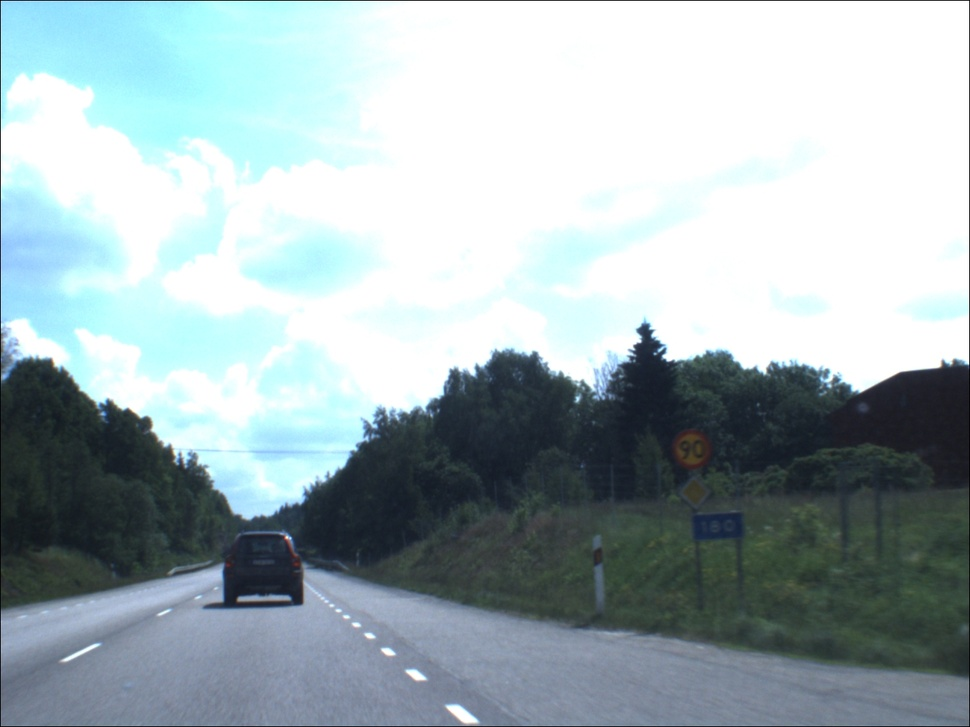
#> input picture t1.jpg, 970 x 727 px, shrunk from 1280 x 960 before the run
$ python image_plot_utilities.py t1.jpg
#> lines starting #> are read from the running program, lines starting #| are printed output that depends on the picture
import cv2
import numpy as np
import math as m
from matplotlib import pyplot as plt


def plot_pics( image_list, num_in_col=2, title_list=[]):
    '''
    Create a tabular plot of the images in the list.  The number of
    columns, defaulting to 2, is given by the second argument and the
    optional titles associated with the images are given in the third.
    '''
    if len(image_list) == 0: return
    if len(image_list[0].shape) == 2:
        plt.gray()
    num_rows = int( m.ceil(len(image_list)/float(num_in_col)))
    '''
    if num_in_col > 2:
        plt.figure(figsize(10,10))
    else:
        plt.figure(figsize(15,15))
    '''
    for i in range(len(image_list)):
        im = image_list[i]
        #print num_rows, num_in_col, i+1
        plt.subplot(num_rows, num_in_col, i+1)
        plt.imshow(im)
        if i < len(title_list):
            plt.title(title_list[i])
        plt.xticks([]), plt.yticks([])
    plt.show()


def show_with_pixel_values(im):
    '''
    Create a plot of a single image so that pixel intensity or color
    values are shown as the mouse is moved over the image.
    '''
    fig, ax = plt.subplots()
    ax.imshow(im)
    numrows, numcols = im.shape[0], im.shape[1]
    if len(im.shape) == 3:
        plt.gray()

    def format_coord(x, y):
        col = int(x+0.5)
        row = int(y+0.5)
        if col>=0 and col<numcols and row>=0 and row<numrows:
            z = im[row,col]
            if type(z) is np.ndarray:    # color image
                return '(%d,%d): [%d,%d,%d]' %(col, row, int(z[0]), int(z[1]), int(z[2]))
            else:                        # grayscale image
                return '(%d,%d): %d' %(x, y, int(z))
        else:
            return '(%d,%d)' %(x, y)

    ax.format_coord = format_coord
    plt.show()


def show_gray_image_with_lines( im, x1, y1,x2, y2 ):
    '''
    Show an image with line segments drawn on top of it.  Each of
    x1,y1, x2,y2 are assumed (without checking) to be the same length
    and each entry determines the endpoints of a line segment to be
    drawn on the image.
    '''
    plt.gray()
    plt.imshow(im)
    for i in range(len(x1)):
        x_list = [ x1[i], x2[i] ]
        y_list = [ y1[i], y2[i] ]
        plt.plot(x_list, y_list)
    plt.show()


if __name__ == "__main__":
    import sys
    img_list = []
    name_list = []
    for im_name in sys.argv[1:]:
        im = cv2.imread(im_name)
#> im is the input picture: shape (727, 970, 3); mean B, G, R 179.9, 175.9, 160.6
        if len(im.shape) == 3:
            im = cv2.cvtColor(im, cv2.COLOR_BGR2RGB)
            img_list.append( im )
            name_list.append( im_name )
    #print name_list
    num_in_col = 2
    plot_pics( img_list, num_in_col, name_list )
#> in plot_pics, `num_rows = int( m.ceil(len(image_list)/float(num_in_col)))`: num_rows = 1
#> the loop in plot_pics, `for i in range(len(image_list)):` made 1 pass


    show_with_pixel_values( img_list[0] )
    gray_im = cv2.cvtColor(img_list[0], cv2.COLOR_RGB2GRAY )
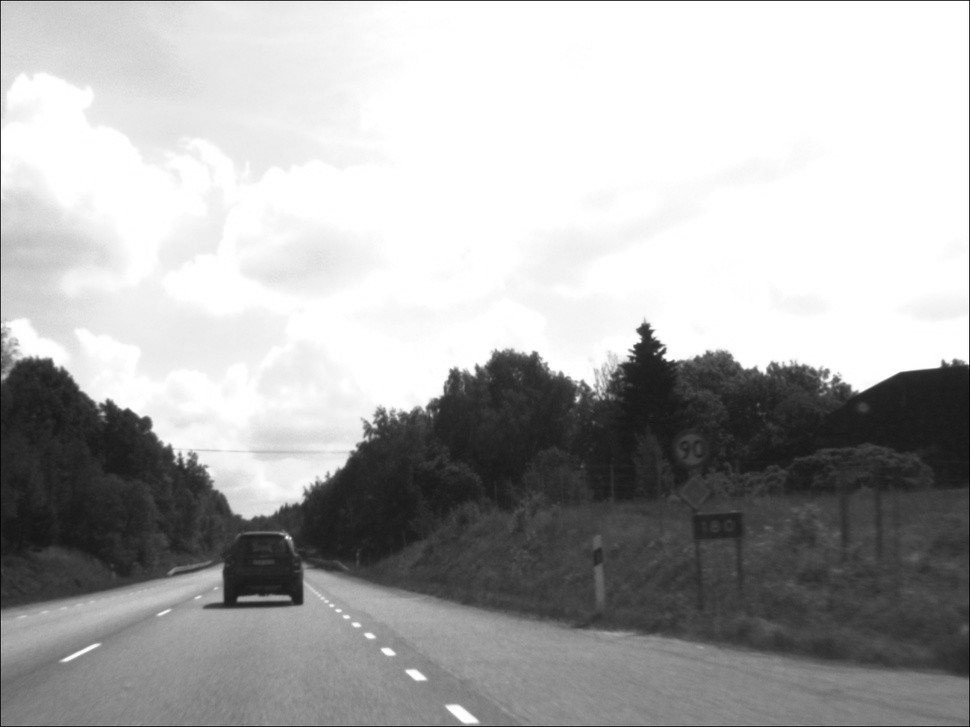
#> gray_im: shape (727, 970); min 5, max 255, mean 171.8
    show_with_pixel_values( gray_im )


$ run again, on t3.jpg
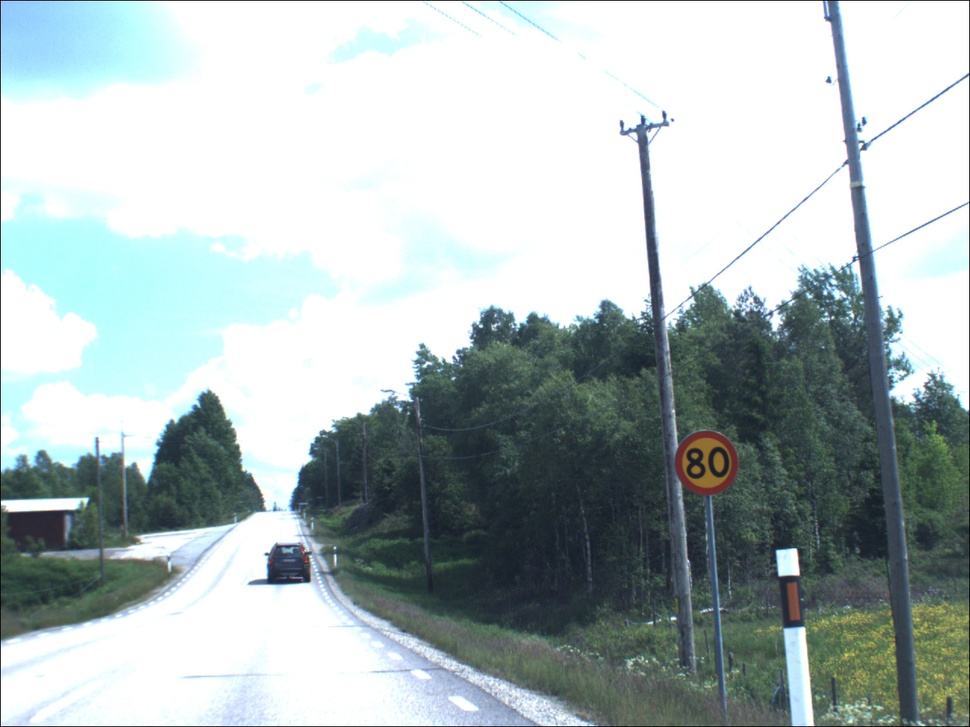
#> input picture t3.jpg, 970 x 727 px, shrunk from 1280 x 960 before the run
#> im is the input picture: shape (727, 970, 3); mean B, G, R 184, 183.6, 171.6
#> num_rows = 1
#> the loop in plot_pics, `for i in range(len(image_list)):` made 1 pass
#> `gray_im = cv2.cvtColor(img_list[0], cv2.COLOR_RGB2GRAY )`:
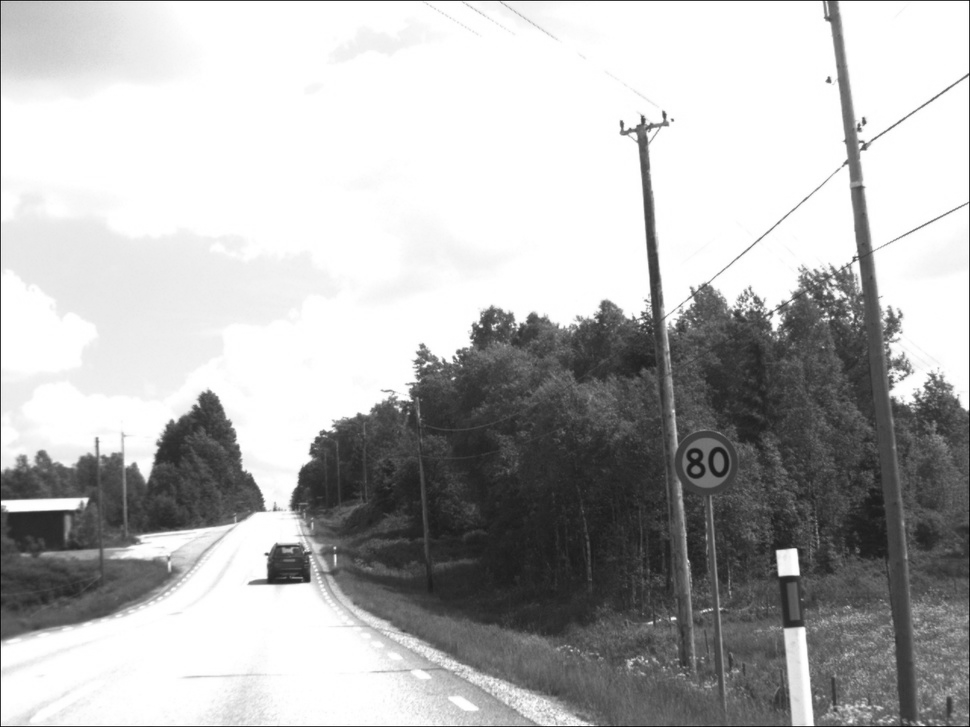
#> gray_im: shape (727, 970); min 6, max 255, mean 180.1

$ run again, on t4.jpg
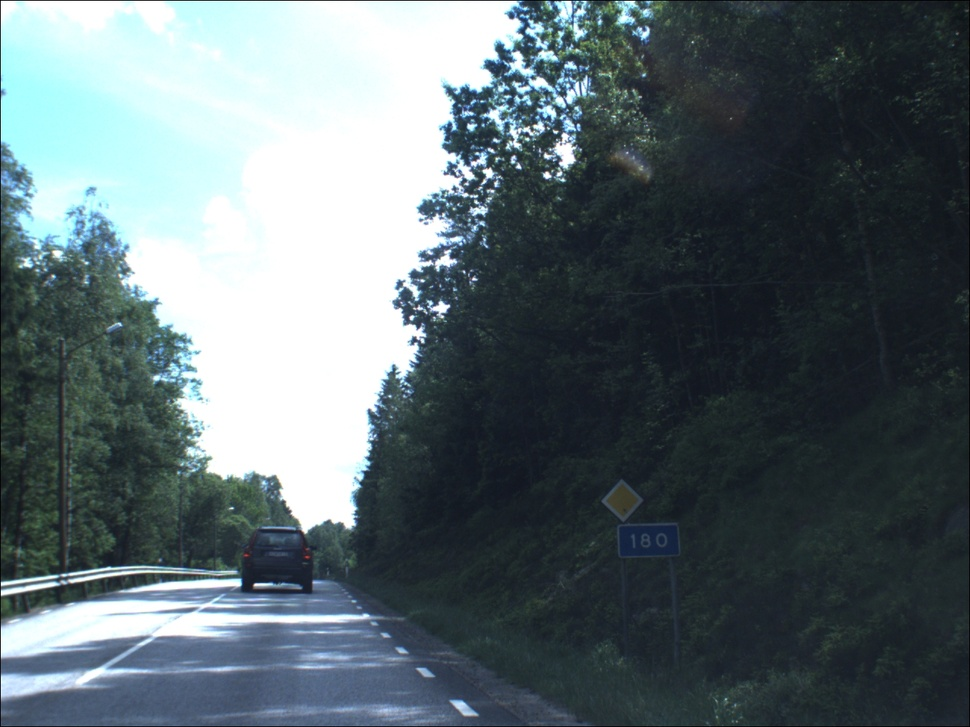
#> input picture t4.jpg, 970 x 727 px, shrunk from 1280 x 960 before the run
#> im is the input picture: shape (727, 970, 3); mean B, G, R 110.1, 105.3, 91.9
#> num_rows = 1
#> the loop in plot_pics, `for i in range(len(image_list)):` made 1 pass
#> `gray_im = cv2.cvtColor(img_list[0], cv2.COLOR_RGB2GRAY )`:
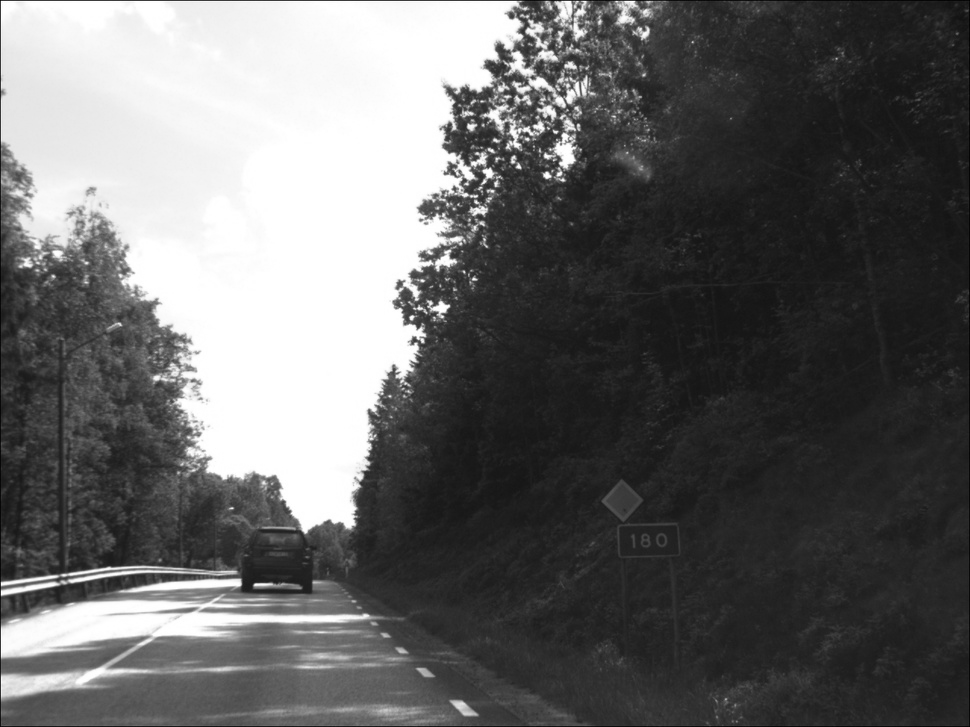
#> gray_im: shape (727, 970); min 0, max 255, mean 101.9

$ run again, on t5.jpg
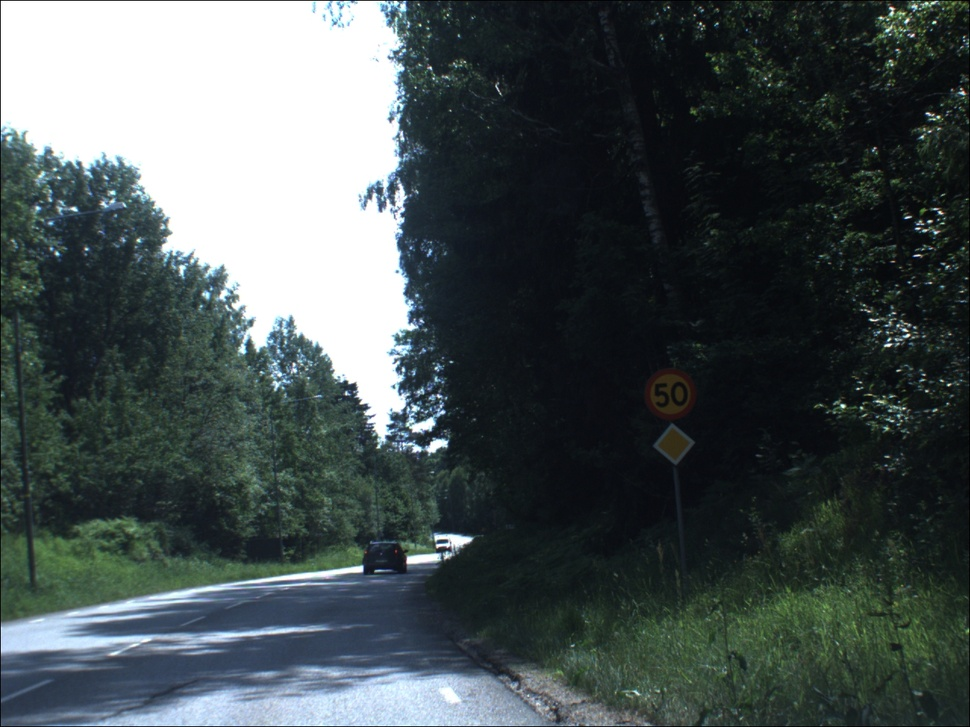
#> input picture t5.jpg, 970 x 727 px, shrunk from 1280 x 960 before the run
#> im is the input picture: shape (727, 970, 3); mean B, G, R 82.1, 81.4, 71.7
#> num_rows = 1
#> the loop in plot_pics, `for i in range(len(image_list)):` made 1 pass
#> `gray_im = cv2.cvtColor(img_list[0], cv2.COLOR_RGB2GRAY )`:
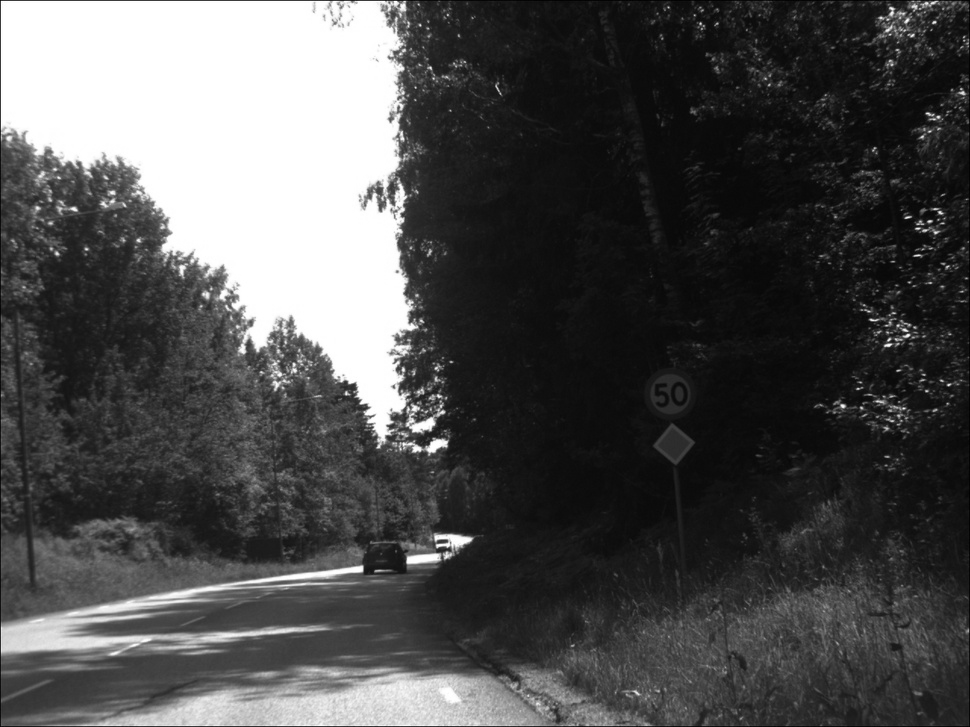
#> gray_im: shape (727, 970); min 0, max 255, mean 78.6
